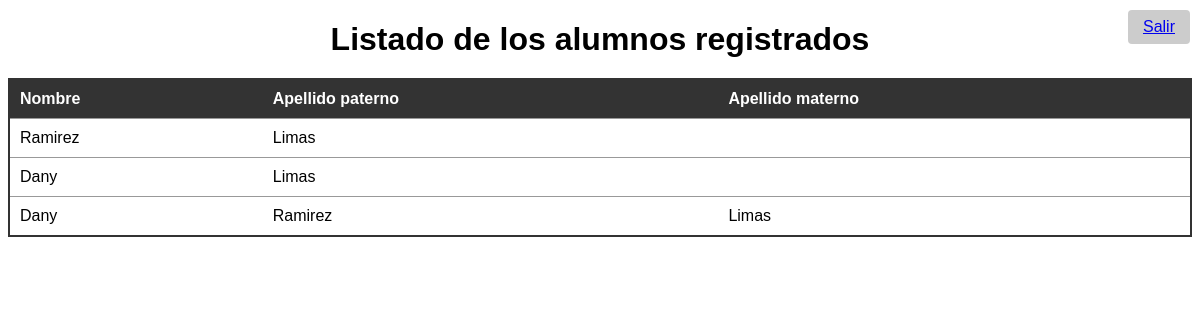
The page /docente/estudiantes.php on the database as committed earlier.
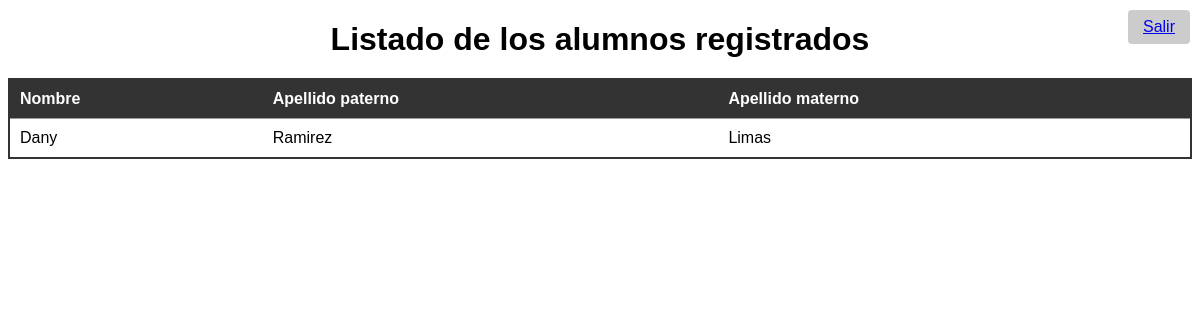
The same page on the database as committed later.
### tables this page shows
CREATE TABLE `usuario` (
  `idAlum` int(11) NOT NULL,
  `nomAlum` varchar(100) DEFAULT NULL,
  `appAlum` varchar(100) DEFAULT NULL,
  `apmAlum` varchar(100) DEFAULT NULL
);

### docente/estudiantes.php (the view, shortened to what this page needs)
<!DOCTYPE html>
<html lang="en">
<head>
</head>
<body>
<a class="btn-exit" href="logout.php">Salir</a>
  <h1>Listado de los alumnos registrados</h1>
  <table>
  <thead>
      <tr>
        <th>Nombre</th>
        <th>Apellido paterno</th>
        <th>Apellido materno</th>
      </tr>
    </thead>
    <tbody>
      <?php
        include("../conexion/conexion.php");
        $sql = "SELECT * FROM usuario";
        $result = $conn->query($sql);
        if ($result->num_rows > 0) {
          while ($row = $result->fetch_assoc()) {
            echo "<tr>";
            echo "<td>" . $row["nomAlum"] . "</td>";
            echo "<td>" . $row["appAlum"] . "</td>";
            echo "<td>" . $row["apmAlum"] . "</td>";
            echo "</tr>";
          }
        } else {
          echo "<tr><td colspan='3'>No se encontraron datos.</td></tr>";
        }
      ?>
    </tbody>
  </table>
</body>
</html>

### docente/estudiantes.php (style rules this page uses)
body { font-family: Arial, sans-serif; }
h1 { text-align: center; margin-bottom: 20px; }
table { width: 100%; border-collapse: collapse; border: 2px solid #333; }
th, td { padding: 10px; text-align: left; border-bottom: 1px solid #999; }
th { background-color: #333; color: #fff; }
.btn-exit { position: absolute; top: 10px; right: 10px; padding: 8px 15px; background-color: #ccc; border: none; border-radius: 4px; cursor: pointer; }

Rows that differ between the two databases and show on the page:
removed usuario: nomAlum "Ramirez", appAlum "Limas"
removed usuario: nomAlum "Dany", appAlum "Limas"
